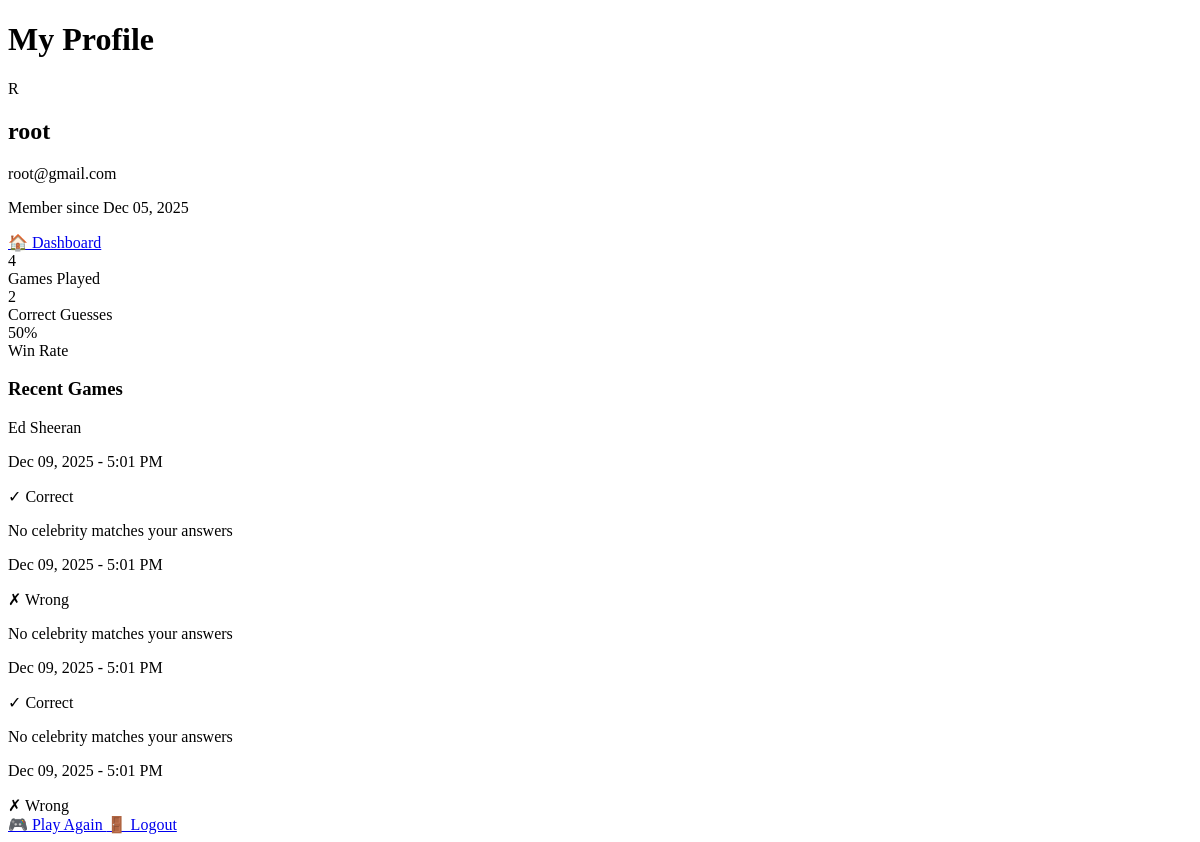
/auth/profile/ (signed in), run on an earlier commit of the app's database.
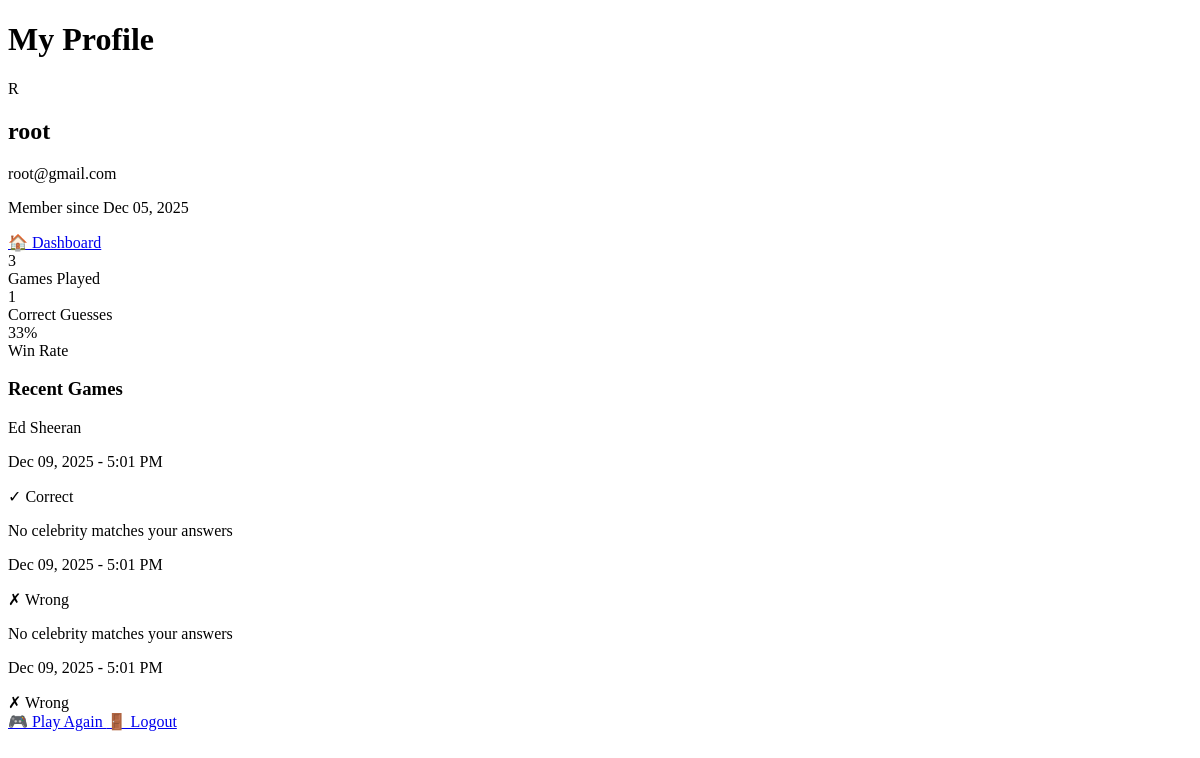
And on a later commit of the database.
### guesser/models.py (models this page shows, shortened)
class GameSession(models.Model):
    user = models.ForeignKey(User, on_delete=models.CASCADE, null=True, blank=True)  # Add this
    session_key = models.CharField(max_length=100, unique=True)
    created_at = models.DateTimeField(auto_now_add=True)
    updated_at = models.DateTimeField(auto_now=True)
    is_completed = models.BooleanField(default=False)
    guessed_celebrity = models.CharField(max_length=100, blank=True, null=True)
    is_correct = models.BooleanField(default=False, null=True, blank=True)
    class Meta:
        ordering = ['-created_at']

### Auth/views.py (the view)
# urls.py: path('profile/', views.profile_view, name='profile'),
@login_required(login_url='login')
def profile_view(request):
    if not request.user.is_authenticated:
        return redirect('login')
    user_sessions = GameSession.objects.filter(user=request.user)
    total_games = user_sessions.filter(is_completed=True).count()
    correct_guesses = user_sessions.filter(is_completed=True, is_correct=True).count()
    win_rate = round((correct_guesses / total_games * 100)) if total_games > 0 else 0
    recent_games = user_sessions.filter(is_completed=True).order_by('-created_at')[:10]
    context = {
        'user': request.user,
        'total_games': total_games,
        'correct_guesses': correct_guesses,
        'win_rate': win_rate,
        'recent_games': recent_games,
    }
    return render(request, 'profile.html', context)

### Auth/templates/profile.html (shortened to what this page needs)
{% extends 'base.html' %}
{% block content %}
<div class="max-w-4xl mx-auto">
    <div class="text-center mb-6">
        <h1 class="text-3xl md:text-4xl font-bold text-white mb-3">
            My Profile
        </h1>
    </div>
    <div class="card rounded-3xl p-6 md:p-8 mb-6">
<div class="flex items-center justify-between mb-8">
    <div class="flex items-center gap-6">
        <div class="w-24 h-24 bg-gradient-to-br from-purple-400 to-pink-400 rounded-full flex items-center justify-center text-white text-4xl font-bold shadow-lg">
            {{ user.username|slice:":1"|upper }}
        </div>
        <div>
            <h2 class="text-2xl font-bold text-gray-800">{{ user.username }}</h2>
            <p class="text-gray-600">{{ user.email }}</p>
            <p class="text-sm text-gray-500">Member since {{ user.date_joined|date:"M d, Y" }}</p>
        </div>
    </div>
    <a href="{% url 'start' %}"
       class="bg-purple-500 text-white px-6 py-2 rounded-full font-semibold hover:bg-purple-600 transition text-sm flex items-center gap-2 shadow-lg">
        <span class="text-lg">🏠</span>
        <span>Dashboard</span>
    </a>
</div>
        <div class="grid grid-cols-3 gap-4 mb-6">
            <div class="bg-purple-50 rounded-xl p-4 text-center">
                <div class="text-3xl font-bold text-purple-900">{{ total_games }}</div>
                <div class="text-sm text-gray-600">Games Played</div>
            </div>
            <div class="bg-green-50 rounded-xl p-4 text-center">
                <div class="text-3xl font-bold text-green-900">{{ correct_guesses }}</div>
                <div class="text-sm text-gray-600">Correct Guesses</div>
            </div>
            <div class="bg-pink-50 rounded-xl p-4 text-center">
                <div class="text-3xl font-bold text-pink-900">{{ win_rate }}%</div>
                <div class="text-sm text-gray-600">Win Rate</div>
            </div>
        </div>
        {% if recent_games %}
        <div class="mb-6">
            <h3 class="text-xl font-bold text-gray-800 mb-4">Recent Games</h3>
            <div class="space-y-2">
                {% for game in recent_games %}
                <div class="flex items-center justify-between bg-gray-50 rounded-lg p-4">
                    <div>
                        <p class="font-semibold text-gray-800">{{ game.guessed_celebrity }}</p>
                        <p class="text-sm text-gray-500">{{ game.created_at|date:"M d, Y - g:i A" }}</p>
                    </div>
                    {% if game.is_correct %}
                    <span class="bg-green-100 text-green-800 px-3 py-1 rounded-full text-sm font-semibold">✓ Correct</span>
                    {% elif game.is_correct == False %}
                    <span class="bg-red-100 text-red-800 px-3 py-1 rounded-full text-sm font-semibold">✗ Wrong</span>
                    {% else %}
                    <span class="bg-gray-100 text-gray-800 px-3 py-1 rounded-full text-sm font-semibold">- Pending</span>
                    {% endif %}
                </div>
                {% endfor %}
            </div>
        </div>
        {% endif %}
        <div class="flex gap-3 justify-center">
            <a href="{% url 'home' %}"
               class="bg-gradient-to-r from-purple-500 to-pink-500 text-white font-bold px-8 py-3 rounded-full shadow-lg hover:shadow-xl transition">
                🎮 Play Again
            </a>
            <a href="{% url 'logout' %}"
               class="bg-gray-200 text-gray-700 font-bold px-8 py-3 rounded-full hover:bg-gray-300 transition">
                🚪 Logout
            </a>
        </div>
    </div>
</div>
{% endblock %}

What changed in the data, as far as the page shows it:
removed GameSession: guessed_celebrity "No celebrity matches your answers", created_at "Dec 09, 2025 - 5:01 PM", is_correct "✓ Correct"
Also different on the page:
{{ total_games }}: "4" → "3"
{{ correct_guesses }}: "2" → "1"
{{ win_rate }}: "50" → "33"
